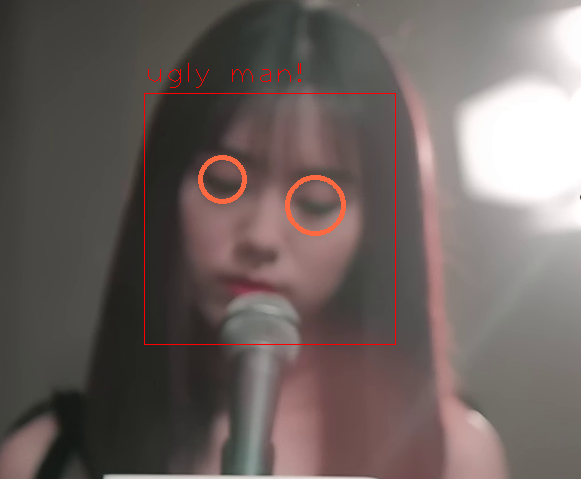
//> input picture meinv.png, 581 x 479 px, given in place of b.mp4, which was not available
$ ./demo   (built with g++ and OpenCV 4)
//> lines starting //> are read from the running program, lines starting //| are printed output that depends on the picture; after the words box and inside, x2 and y2 are one past the last pixel; in counts of white or black regions, pixels touching at a corner belong together; pictures that were not available may be replaced by others from this repository, and a replacement may not be noted
#include <opencv/cv.h>
#include <opencv/highgui.h>
#include <opencv2/opencv.hpp>
#include <opencv2/highgui/highgui.hpp>
#include <opencv2/core/core.hpp>
#include <opencv2/imgproc/imgproc.hpp>
using namespace std;
using namespace cv;
void DetectFace(Mat,Mat);
CascadeClassifier faceCascade;
CascadeClassifier eyes_Cascade;
int main(int argc, char** argv) {
	VideoCapture cap;
	if (!cap.open("C:\\Users\\cb\\Downloads\\b.mp4")) {
		cout << "摄像头打开失败!!" << endl;
		return -1;
	}
	if (!faceCascade.load("C:\\Users\\cb\\source\\repos\\Project2\\x64\\Debug\\haarcascade_frontalface_alt2.xml") ) {
		cout << "人脸检测级联分类器没找到！！" << endl;
		return -1;
	}
	if (!eyes_Cascade.load("C:\\Users\\cb\\source\\repos\\Project2\\x64\\Debug\\haarcascade_eye_tree_eyeglasses.xml")) {
		cout << "眼睛检测级联分类器没找到！！" << endl;
		return -1;
	}
	Mat img, imgGray;
	int fps = 60;
	while (true) {
		cap >> img;
//> img is the input picture: 479 rows x 581 cols, CV_8UC3; mean B, G, R 95, 97.8, 108.6
		cvtColor(img, imgGray, CV_BGR2GRAY);
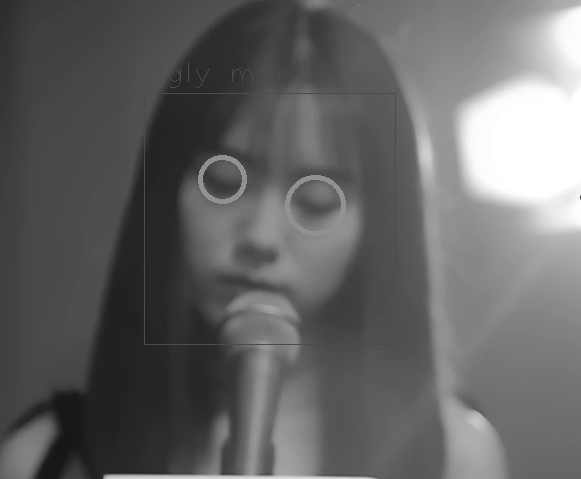
//> imgGray: 479 rows x 581 cols, CV_8UC1; min 21, max 255, mean 100.6
		equalizeHist(imgGray, imgGray);//直方图均匀化
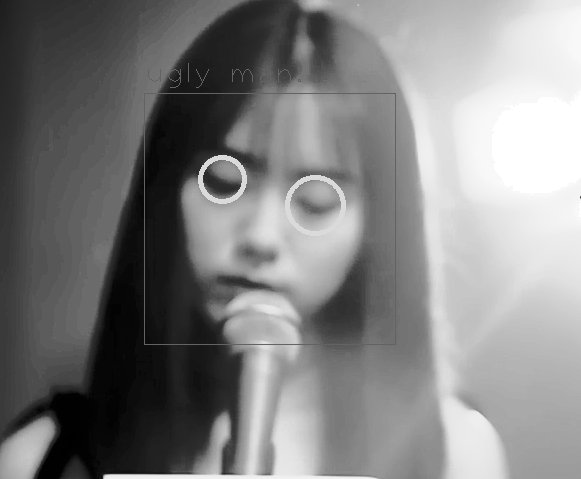
//> imgGray: 479 rows x 581 cols, CV_8UC1; min 0, max 255, mean 128.7
		DetectFace(img, imgGray);
		waitKey(1000/fps);
	}
	return 0;
}

void DetectFace(Mat img,Mat imgGray) {
	namedWindow("src", WINDOW_AUTOSIZE);
	vector<Rect> faces, eyes;
	faceCascade.detectMultiScale(imgGray, faces, 1.2, 5, 0, Size(30, 30));
//> faces = 1 Rect (x, y, width, height): [140, 88, 255, 255]
	for (auto b : faces) {
		cout << "输出一张人脸位置：(x,y):" << "(" << b.x << "," << b.y << ") , (width,height):(" << b.width << "," << b.height << ")" << endl;
	}
//> this loop made 1 pass
//| 输出一张人脸位置：(x,y):(140,88) , (width,height):(255,255)
	if (faces.size()>0) {
		for (size_t i = 0; i<faces.size(); i++) {
			putText(img, "ugly man!", cvPoint(faces[i].x, faces[i].y - 10), FONT_HERSHEY_PLAIN, 2.0, Scalar(0, 0, 255));

			rectangle(img, Point(faces[i].x, faces[i].y), Point(faces[i].x + faces[i].width, faces[i].y + faces[i].height), Scalar(0, 0, 255), 1, 8);
			cout << faces[i] << endl;
			//将人脸从灰度图中抠出来
			Mat face_ = imgGray(faces[i]);
			eyes_Cascade.detectMultiScale(face_, eyes, 1.2, 2, 0, Size(30, 30));
			for (size_t j = 0; j < eyes.size(); j++) {
				Point eye_center(faces[i].x + eyes[j].x + eyes[j].width / 2, faces[i].y + eyes[j].y + eyes[j].height / 2);
				int radius = cvRound((eyes[j].width + eyes[j].height)*0.25);
				circle(img, eye_center, radius, Scalar(65, 105, 255), 4, 8, 0);
			}
		}
//> this loop made 1 pass
//> eyes on pass 1: 1 Rect (x, y, width, height): [37, 49, 90, 90]
//| [255 x 255 from (140, 88)]
//> pass 1, in DetectFace, `putText(img, "ugly man!", cvPoint(faces[i].x, faces[i].y - 10), FONT_H..`:
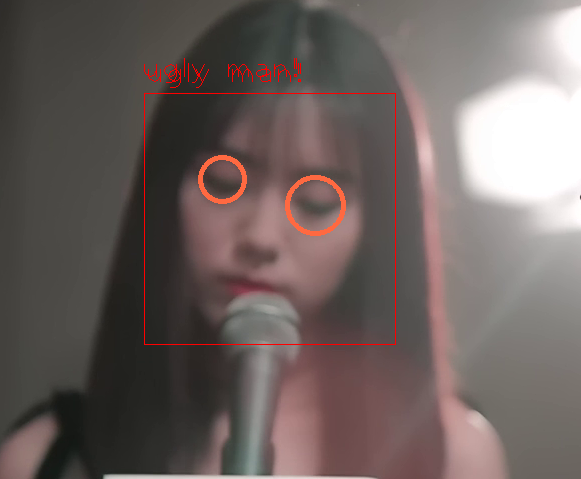
//> img: 479 rows x 581 cols, CV_8UC3; 0.1% of pixels changed, all inside (x1, y1, x2, y2) = (144, 58, 297, 83)
//> pass 1, in DetectFace, `Mat face_ = imgGray(faces[i]);`:
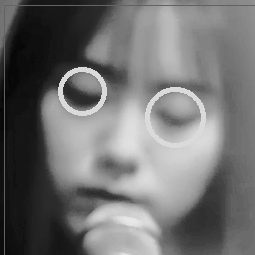
//> face_: 255 rows x 255 cols, CV_8UC1; min 6, max 232, mean 112.7
//> after the loop:
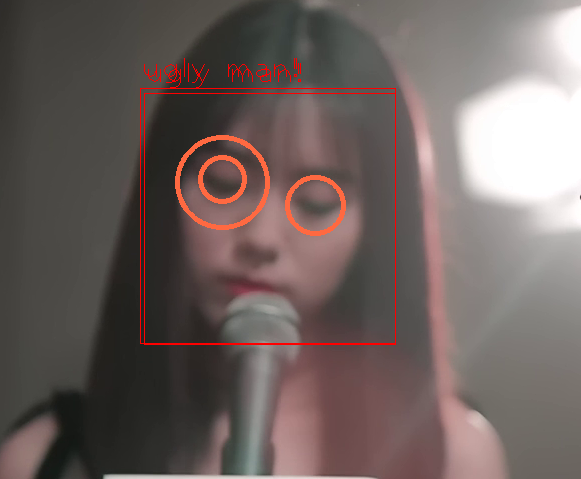
//> img: 479 rows x 581 cols, CV_8UC3; 0.78% of pixels changed, all inside (x1, y1, x2, y2) = (140, 88, 396, 344)
	}
	imshow("src", img);
}
